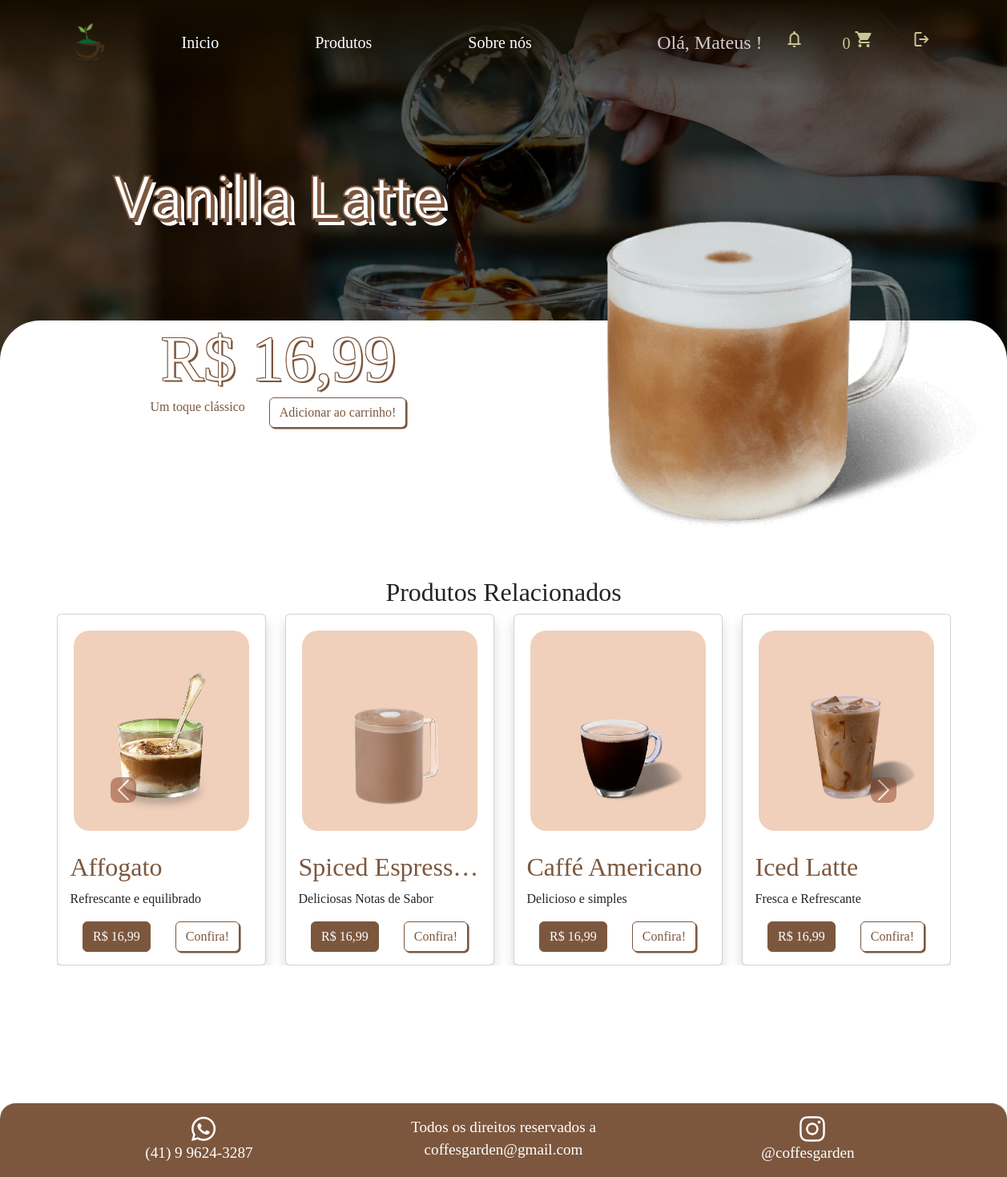
The app's page /um-produto.php?id_produto=1 (signed in) with its own data.
### tables this page shows
CREATE TABLE `produtos` (
  `id_produto` int(11) NOT NULL,
  `nome_produto` varchar(255) NOT NULL,
  `descricao` varchar(200) NOT NULL,
  `preco` float NOT NULL,
  `foto_produto` varchar(200) NOT NULL,
  `tipo` varchar(255) NOT NULL,
  `destaque` int(2) NOT NULL
);

### um-produto.php (the view, shortened to what this page needs)
<?php
$database = new Conexao();
$db = $database->getConnection();
$produto = null;
if (isset($_GET['id_produto'])) {
    $id_produto = $_GET['id_produto'];
    $sql = "SELECT * FROM produtos WHERE id_produto = :id_produto";
    $stmt = $db->prepare($sql);
    $stmt->bindParam(':id_produto', $id_produto);
    $stmt->execute();
    if ($stmt->rowCount() > 0) {
        $produto = $stmt->fetch(PDO::FETCH_ASSOC);
    } else {
        echo "Produto não encontrado.";
        exit();
    }
}
$tipo_atual = $produto['tipo'];
$sql_related = "SELECT * FROM produtos WHERE tipo = :tipo AND id_produto != :id_produto LIMIT 8";
$stmt_related = $db->prepare($sql_related);
$stmt_related->bindParam(':tipo', $tipo_atual);
$stmt_related->bindParam(':id_produto', $id_produto);
$stmt_related->execute();
$produtos_relacionados = $stmt_related->fetchAll(PDO::FETCH_ASSOC);
?>
<!DOCTYPE html>
<html lang="pt_BR">
<head>
    <link href="https://cdn.jsdelivr.net/npm/bootstrap@5.3.2/dist/css/bootstrap.min.css" rel="stylesheet">
    <link href="https://cdn.jsdelivr.net/npm/bootstrap@5.3.2/dist/css/bootstrap.min.css" rel="stylesheet">
    <link rel="stylesheet" href="um-produto.css">
</head>
<body>
    <?php require('view/header.php'); ?>
    <section id="corpo">
        <section id="container">
            <div class="container" style="height: 850px; ">
                <div class="row g-2 justify-content-around tudo">
                    <div class="col-md-6 d-flex flex-column justify-content-center align-itens-center order-lg-2 texts">
                        <div class="p-3 ">
                            <div class="preco">
                                <h1 class="custom-highlight" style="font-size: 4.7em;">
                                    <?php echo $produto['nome_produto']; ?>
                                </h1>
                            </div>
                        </div>
                        <div class="p-3" style="margin-top: 20px;">
                            <div class="preco">
                                <h3>R$
                                    <?php echo number_format($produto['preco'], 2, ',', '.'); ?>
                                </h3>
                                <p class="produto-descricao">
                                    <?php echo $produto['descricao']; ?>
                                    <?php echo '<a name="add_carrinho" type = "submit" class=" add-to-cart btn btn-secondary confira shadow-sm">Adicionar ao carrinho!</a>'; ?>
                                </p>
                            </div>
                        </div>
                    </div>
                    <div class="col-md-6 d-flex justify-content-center align-itens-center order-lg-2">
                        <div class="p-3 imagem">
                            <img src="<?php echo $produto['foto_produto']; ?>" alt="<?php echo $produto['nome_produto']; ?>" class="mx-auto d-block  " width="700" height="auto">
                        </div>
                    </div>
                </div>
                <section id="related-products">
                    <h2 class="text-center">Produtos Relacionados</h2>
                    <div id="relatedCarousel" class="carousel slide" data-bs-ride="carousel">
                        <div class="carousel-inner">
                            <?php foreach (array_chunk($produtos_relacionados, 4) as $key => $four_products) : ?>
                                <div class="carousel-item <?php if ($key == 0)
                                                                echo 'active'; ?>">
                                    <div class="row">
                                        <?php foreach ($four_products as $produto_relacionado) : ?>
                                            <?php
                                            echo '<div class="col-md-3 product-card ">';
                                            echo '<div class="card shadow">';
                                            echo '<div class="cinza">';
                                            echo '<img src="' . $produto_relacionado["foto_produto"] . '" alt="' . $produto_relacionado["nome_produto"] . '" class="card-img-top">';
                                            echo '</div>';
                                            echo '<div class="card-body">';
                                            echo '<h2 class="card-title">' . $produto_relacionado["nome_produto"] . '</h2>';
                                            echo '<p class="card-text">' . $produto_relacionado["descricao"] . '</p>';
                                            echo '<div class="d-flex justify-content-around">';
                                            echo '<a href="um-produto.php?id_produto=' . $produto_relacionado["id_produto"] . '" name="add" style="padding-bottom: 0rem;" class=" btn btn-primary preco">R$ ' . number_format($produto['preco'], 2, ',', '.') . '</a>';
                                            echo '<a href="um-produto.php?id_produto=' . $produto_relacionado["id_produto"] . '" name="add" class=" btn btn-secondary confira shadow-sm">Confira!</a>';
                                            echo '</div>';
                                            echo '</div>';
                                            echo '</div>';
                                            echo '</div>';
                                            ?>
                                        <?php endforeach; ?>
                                    </div>
                                </div>
                            <?php endforeach; ?>
                            <a class="carousel-control-prev" href="#relatedCarousel" role="button" data-bs-slide="prev">
                                <span class="carousel-control-prev-icon" aria-hidden="true"></span>
                            </a>
                            <a class="carousel-control-next" href="#relatedCarousel" role="button" data-bs-slide="next">
                                <span class="carousel-control-next-icon" aria-hidden="true"></span>
                            </a>
                        </div>
                    </div>
                </section>
            </div>
            <?php include_once('view/rodape.php'); ?>
        </section>
    </section>
</body>
</html>

### um-produto.css (style rules this page uses)
body { font-family: 'Josefin Slab', serif; background-size: cover; background: transparent; width: 100%; height: 100VH; display: flex; align-items: center; flex-direction: column; }
.carousel-control-prev, .carousel-control-next { display: flex; }
body > :not(header) span { background-color: #8C3F23 !important; border-radius: 30%; }
#corpo { width: 100%; position: relative; }
#container { border-radius: 50px 50px 0 0; margin-top: 400px; position: absolute; top: 0; left: 0; width: 100%; height: 100%; background-color: #ffffff; display: flex; align-items: center; flex-direction: column; }
#container h1 { -webkit-text-stroke-width: 2px; -webkit-text-stroke-color: #7C573E; color: white; font-family: 'Galada', cursive; font-size: 5em; text-shadow: 0.05em 0.05em 0em #7C573E, 0.10em 0.10em 0em #FFFFFF ; }
.cinza { background-color: rgb(181, 181, 181); }
.cinza { display: flex; align-items: center; justify-content: center; border-radius: 20px; margin: 20px 20px 10px 20px; padding: 25px; background-color: rgba(205, 96, 24, 0.296); }
.cinza img { width: 200px; height: auto; }
.card-body h2 { color: #7C573E; }
.btn-primary { --bs-btn-color: #fff !important; --bs-btn-bg: #7C573E !important; --bs-btn-border-color: #7C573E !important; --bs-btn-hover-color: #fff !important; --bs-btn-hover-bg: #3b2516 !important; --bs-btn-hover-border-color: #3b2516 !important; }
.confira { display: flex; align-items: center; justify-content: center; }
.btn-secondary { --bs-btn-color: #7C573E !important; --bs-btn-bg: #fff !important; --bs-btn-border-color: #7C573E !important; --bs-btn-hover-color: #fff !important; --bs-btn-hover-bg: #3b2516 !important; --bs-btn-hover-border-color: #3b2516 !important; }
.shadow-sm { --bs-box-shadow-sm: 0.1rem 0.1rem 0rem rgb(124 87 62); }
.card-body { padding: 0; }
.shadow { max-height: 700px; }
.preco p { color: #7C573E; }
.preco { padding-bottom: 3rem; display: flex; flex-direction: column; justify-content: center; align-items: center; }
.preco h3 { margin-bottom: 0; color: white; font-size: 5em; text-shadow: -1px -1px 0 #7C573E, 1px -1px 0 #7C573E, -1px 1px 0 #7C573E, 1px 1px 0 #7C573E, 0.03em 0.03em 0em #7C573E; }
.imagem { position: relative; top: 50px; }
.tudo { position: relative; top: -30rem; }
.produto-descricao { display: flex; flex-direction:row; }
.produto-descricao a { margin: 0px 0 0 30px; }
.texts { height: 60rem; }
#related-products { position: relative; top: -40rem; }
.product-card .card { max-height: 700px; overflow: hidden; }
.product-card .card-title, .product-card .card-text { white-space: nowrap; overflow: hidden; text-overflow: ellipsis; }

### view/header.php (style rules this page uses)
* { font-family: 'Josefin Slab', serif; margin: 0; }

### view/rodape.php (style rules this page uses)
* { font-family: 'Josefin Slab', serif; margin: 0; }
body { display: flex; flex-direction: column; min-height: 100vh; width: 100% !important; }

### records on screen
produtos: nome_produto "Vanilla Latte", preco "16,99", descricao "Um toque clássico", foto_produto (picture)
produtos: foto_produto (picture), nome_produto "Affogato", descricao "Refrescante e equilibrado"
produtos: foto_produto (picture), nome_produto "Spiced Espress…", descricao "Deliciosas Notas de Sabor"
produtos: foto_produto (picture), nome_produto "Caffé Americano", descricao "Delicioso e simples"
produtos: foto_produto (picture), nome_produto "Iced Latte", descricao "Fresca e Refrescante"
